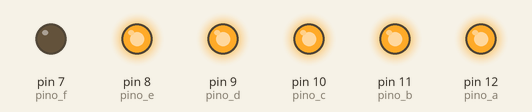
Simulated run of this sketch. Board: Arduino Uno, built with avr-gcc and run on an emulated ATmega328P. Parts: output pins drawn as LEDs (lit = HIGH).

Above: at 0.5 s.
At 2.5 s:
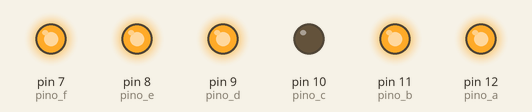
At 3.5 s:
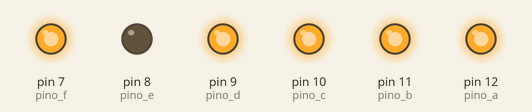
At 5.5 s:
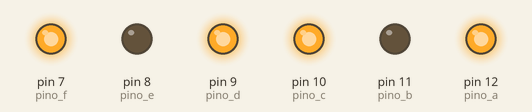
At 8.5 s:
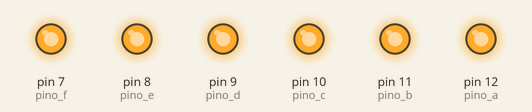
At 11.5 s:
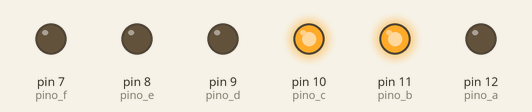
Timing chart, 0 to 13.0 s (numbered marks = the images above):
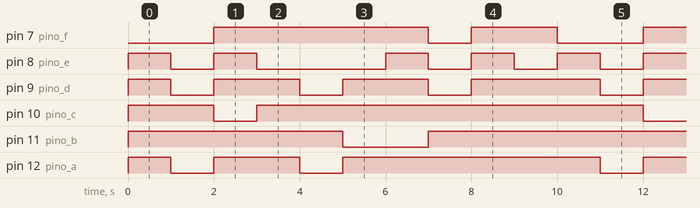

Measured:
- by itself, pin 7 (pino_f): repeats every 10.0 s: LOW 1.0 s, HIGH 2.0 s, LOW 2.0 s, HIGH 5.0 s
- by itself, pin 8 (pino_e): repeats every 10.0 s: LOW 1.0 s, HIGH 1.0 s, LOW 3.0 s, 2 × (HIGH 1.0 s, LOW 1.0 s), HIGH 1.0 s
- by itself, pin 9 (pino_d): repeats every 10.0 s: 2 × (LOW 1.0 s, HIGH 2.0 s), LOW 1.0 s, HIGH 3.0 s
- by itself, pin 10 (pino_c): repeats every 10.0 s: LOW 1.0 s, HIGH 9.0 s
- by itself, pin 11 (pino_b): repeats every 10.0 s: LOW 2.0 s, HIGH 8.0 s
- by itself, pin 12 (pino_a): repeats every 10.0 s: LOW 1.0 s, HIGH 2.0 s, LOW 1.0 s, HIGH 6.0 s

The sketch:

contador_display.ino
```cpp
/*******************************************************************************
* RoboCore Kit Iniciante V8 para Arduino - Display de 7 Segmentos
* Mostrar uma contagem de 0 a 9 em um Display de 7 Segmentos.
*******************************************************************************/

// pinos onde cada um dos segmentos estão conectados:
const int pino_a = 12;
const int pino_b = 11;
const int pino_c = 10;
const int pino_d = 9;
const int pino_e = 8;
const int pino_f = 7;
const int pino_g = 7;

void setup() {
  // configura os pinos de cada segmento como saída:
  pinMode(pino_a, OUTPUT);
  pinMode(pino_b, OUTPUT);
  pinMode(pino_c, OUTPUT);
  pinMode(pino_d, OUTPUT);
  pinMode(pino_e, OUTPUT);
  pinMode(pino_f, OUTPUT);
  pinMode(pino_g, OUTPUT);
}

void loop() {
  // acende os segmentos necessários para formar o número 0 (zero):
  digitalWrite(pino_a, HIGH);
  digitalWrite(pino_b, HIGH);
  digitalWrite(pino_c, HIGH);
  digitalWrite(pino_d, HIGH);
  digitalWrite(pino_e, HIGH);
  digitalWrite(pino_f, HIGH);
  digitalWrite(pino_g, LOW);
  delay(1000); // aguarda 1 segundo

  // acende os segmentos necessários para formar o número 1 (um):
  digitalWrite(pino_a, LOW);
  digitalWrite(pino_b, HIGH);
  digitalWrite(pino_c, HIGH);
  digitalWrite(pino_d, LOW);
  digitalWrite(pino_e, LOW);
  digitalWrite(pino_f, LOW);
  digitalWrite(pino_g, LOW);
  delay(1000); // aguarda 1 segundo

  // acende os segmentos necessários para formar o número 2 (dois):
  digitalWrite(pino_a, HIGH);
  digitalWrite(pino_b, HIGH);
  digitalWrite(pino_c, LOW);
  digitalWrite(pino_d, HIGH);
  digitalWrite(pino_e, HIGH);
  digitalWrite(pino_f, LOW);
  digitalWrite(pino_g, HIGH);
  delay(1000); // aguarda 1 segundo

  // acende os segmentos necessários para formar o número 3 (três):
  digitalWrite(pino_a, HIGH);
  digitalWrite(pino_b, HIGH);
  digitalWrite(pino_c, HIGH);
  digitalWrite(pino_d, HIGH);
  digitalWrite(pino_e, LOW);
  digitalWrite(pino_f, LOW);
  digitalWrite(pino_g, HIGH);
  delay(1000); // aguarda 1 segundo

  // acende os segmentos necessários para formar o número 4 (quatro):
  digitalWrite(pino_a, LOW);
  digitalWrite(pino_b, HIGH);
  digitalWrite(pino_c, HIGH);
  digitalWrite(pino_d, LOW);
  digitalWrite(pino_e, LOW);
  digitalWrite(pino_f, HIGH);
  digitalWrite(pino_g, HIGH);
  delay(1000); // aguarda 1 segundo

  // acende os segmentos necessários para formar o número 5 (cinco):
  digitalWrite(pino_a, HIGH);
  digitalWrite(pino_b, LOW);
  digitalWrite(pino_c, HIGH);
  digitalWrite(pino_d, HIGH);
  digitalWrite(pino_e, LOW);
  digitalWrite(pino_f, HIGH);
  digitalWrite(pino_g, HIGH);
  delay(1000); // aguarda 1 segundo

  // acende os segmentos necessários para formar o número 6 (seis):
  digitalWrite(pino_a, HIGH);
  digitalWrite(pino_b, LOW);
  digitalWrite(pino_c, HIGH);
  digitalWrite(pino_d, HIGH);
  digitalWrite(pino_e, HIGH);
  digitalWrite(pino_f, HIGH);
  digitalWrite(pino_g, HIGH);
  delay(1000); // aguarda 1 segundo

  // acende os segmentos necessários para formar o número 7 (sete):
  digitalWrite(pino_a, HIGH);
  digitalWrite(pino_b, HIGH);
  digitalWrite(pino_c, HIGH);
  digitalWrite(pino_d, LOW);
  digitalWrite(pino_e, LOW);
  digitalWrite(pino_f, LOW);
  digitalWrite(pino_g, LOW);
  delay(1000); // aguarda 1 segundo

  // acende os segmentos necessários para formar o número 8 (oito):
  digitalWrite(pino_a, HIGH);
  digitalWrite(pino_b, HIGH);
  digitalWrite(pino_c, HIGH);
  digitalWrite(pino_d, HIGH);
  digitalWrite(pino_e, HIGH );
  digitalWrite(pino_f, HIGH);
  digitalWrite(pino_g, HIGH);
  delay(1000); // aguarda 1 segundo

  // acende os segmentos necessários para formar o número 9 (nove):
  digitalWrite(pino_a, HIGH);
  digitalWrite(pino_b, HIGH);
  digitalWrite(pino_c, HIGH);
  digitalWrite(pino_d, HIGH);
  digitalWrite(pino_e, LOW);
  digitalWrite(pino_f, HIGH);
  digitalWrite(pino_g, HIGH);
  delay(1000); // aguarda 1 segundo
}
```
